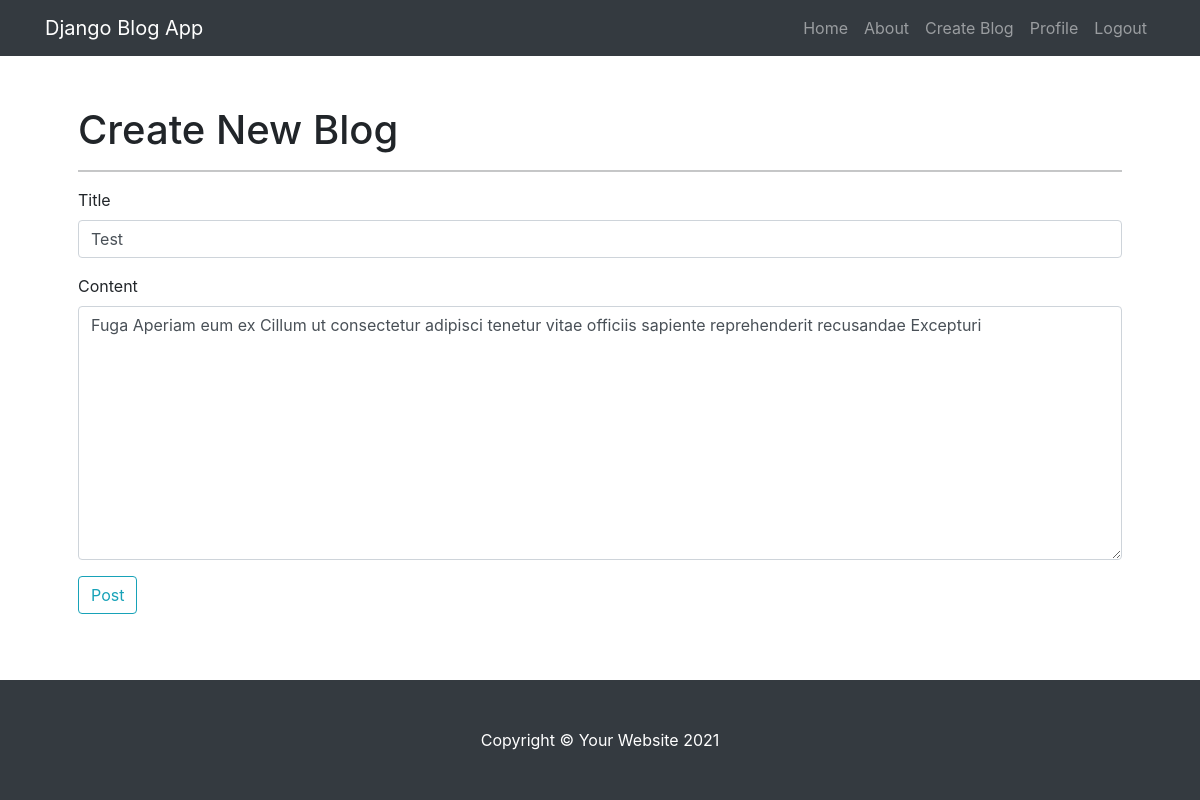
/post/10/update (signed in), run on the app's committed database.
### core/models.py (models this page shows, shortened)
class Post(models.Model):
    title = models.CharField(max_length = 100)
    content = models.TextField()
    created_at = models.DateTimeField(default=timezone.now)
    author = models.ForeignKey(User, on_delete=models.CASCADE)

### core/views.py (the view, shortened to what this page needs)
# urls.py: path('post/<int:pk>/update', views.PostUpdateView.as_view(), name="blog-update"),
class PostUpdateView(LoginRequiredMixin, UserPassesTestMixin, UpdateView):
    model = Post
    fields = ['title','content']
    template_name = 'create.html'
    def test_func(self):
        post = self.get_object()
        if self.request.user == post.author:
            return True
        return False

### core/templates/create.html (shortened to what this page needs)
{% extends "base.html" %}
{% load widget_tweaks %}
{% block content %}
    <div class="container px-5">
        <div class="content-section">
            <h1>Create New Blog</h1> <hr>
            <form method="POST">
                <div class="form-group">
                  <label for="title">Title</label>
                  {% render_field form.title class+="form-control" %}
                </div>
                <div class="form-group">
                  <label for="title">Content</label>
                  {% render_field form.content class+="form-control" %}
                </div>
                <div class="form-group">
                    <button class="btn btn-outline-info" type="submit">Post</button>
                </div>
            </form>
        </div>
    </div>
{% endblock content %}

### core/static/detail.css (style rules this page uses)
body { margin-top:20px; }

### data on the page
Post: title "Test", content "Fuga Aperiam eum ex Cillum ut consectetur adipisci tenetur vitae officiis sapiente reprehenderit recusandae Excepturi"
